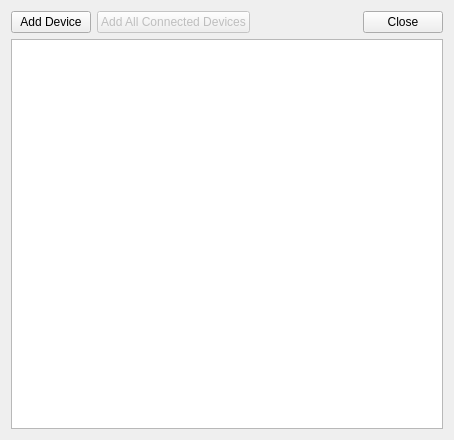
<?xml version="1.0" encoding="UTF-8"?>
<ui version="4.0">
 <class>DeviceDialog</class>
 <widget class="QDialog" name="DeviceDialog">
  <property name="windowModality">
   <enum>Qt::WindowModal</enum>
  </property>
  <property name="geometry">
   <rect>
    <x>0</x>
    <y>0</y>
    <width>454</width>
    <height>440</height>
   </rect>
  </property>
  <property name="windowTitle">
   <string>Add Device</string>
  </property>
  <layout class="QVBoxLayout" name="verticalLayout">
   <item>
    <layout class="QGridLayout" name="gridLayout">
     <item row="1" column="0" colspan="4">
      <widget class="QListWidget" name="list_widget">
       <property name="selectionMode">
        <enum>QAbstractItemView::ExtendedSelection</enum>
       </property>
      </widget>
     </item>
     <item row="0" column="1">
      <widget class="QPushButton" name="btn_add_all_devices">
       <property name="enabled">
        <bool>false</bool>
       </property>
       <property name="toolTip">
        <string>Only active when Connected</string>
       </property>
       <property name="text">
        <string>Add All Connected Devices</string>
       </property>
      </widget>
     </item>
     <item row="0" column="0">
      <widget class="QPushButton" name="btn_add_device">
       <property name="text">
        <string>Add Device</string>
       </property>
      </widget>
     </item>
     <item row="0" column="3">
      <widget class="QPushButton" name="btn_cancel">
       <property name="text">
        <string>Close</string>
       </property>
      </widget>
     </item>
     <item row="0" column="2">
      <spacer name="horizontalSpacer">
       <property name="orientation">
        <enum>Qt::Horizontal</enum>
       </property>
       <property name="sizeHint" stdset="0">
        <size>
         <width>40</width>
         <height>20</height>
        </size>
       </property>
      </spacer>
     </item>
    </layout>
   </item>
  </layout>
 </widget>
 <resources/>
 <connections/>
</ui>
